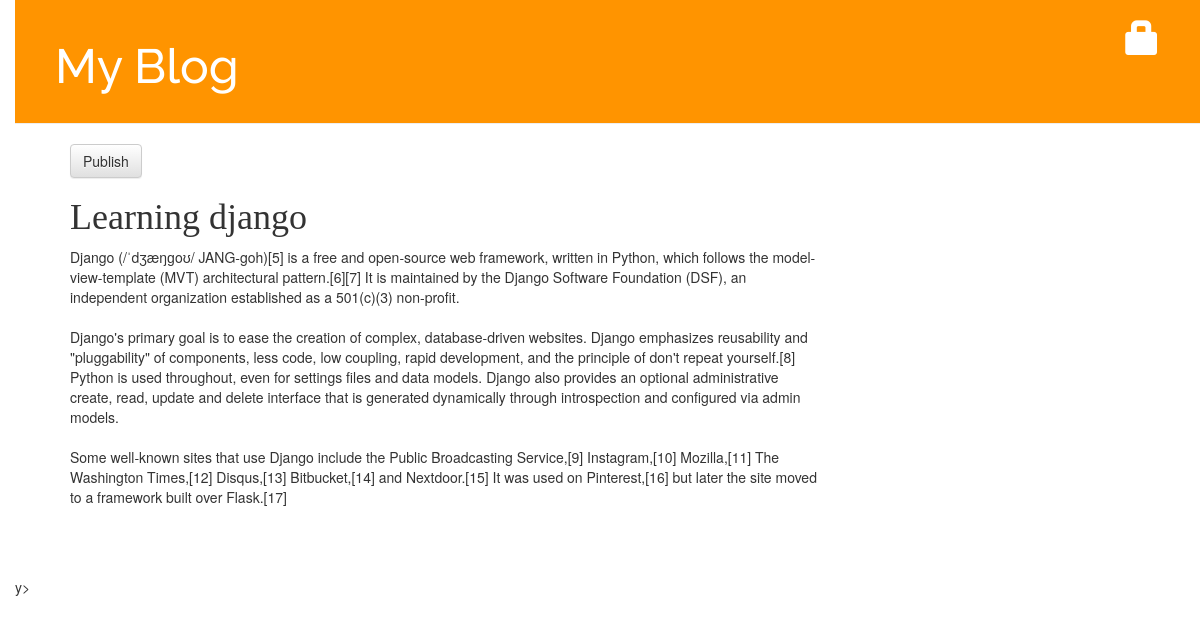
Screenshot of /post/3/ with the database file from the repository.
### blog/models.py (models this page shows, shortened)
class Post(models.Model):
    author = models.ForeignKey('auth.User', on_delete=models.CASCADE)
    title = models.CharField(max_length=200)
    text = models.TextField()
    created_date = models.DateTimeField(
            default=timezone.now)
    published_date = models.DateTimeField(
            blank=True, null=True)

### blog/views.py (the view)
# urls.py: path('post/<int:pk>/', views.post_detail, name='post_detail'),
def post_detail(request, pk):
    post = get_object_or_404(Post, pk=pk)
    return render(request, 'blog/post_detail.html', {'post': post})

### blog/templates/blog/post_detail.html (shortened to what this page needs)
{% extends 'blog/base.html' %}
{% block content %}
<div class="post">
	{% if post.published_date %}
	<div class="date">
		{{ post.published_date }}
	</div>
	{% else %}
	<a class="btn btn-default" href="{% url 'post_publish' pk=post.pk %}">Publish</a>
	{% endif %}
	<h1>{{ post.title }}</h1>
	<p>{{ post.text|linebreaksbr }}</p>
</div>
{% endblock %}

### blog/static/css/blog.css (style rules this page uses)
body { padding-left: 15px; }
h1, h2, h3, h4 { font-family: 'Lobster', cursive; }
.post { margin-bottom: 70px; }

### rows the page displays
Post: title "Learning django", text "Django (/ˈdʒæŋɡoʊ/ JANG-goh)[5] is a free and open-source web framework, written in Python, which follows the model-view-template (MVT) architectural pattern.[6][7] It is maintained by the Django Software Foundation (DSF), an independent organization established as a 501(c)(3) non-profit. Django's primary goal is to ease the creation of complex, database-driven websites. Django emphasizes reusability and \"pluggability\" of components, less code, low coupling, rapid development, and the principle of don't repeat yourself.[8] Python is used throughout, even for settings files and data models. Django also provides an optional administrative create, read, update and delete interface that is…"
